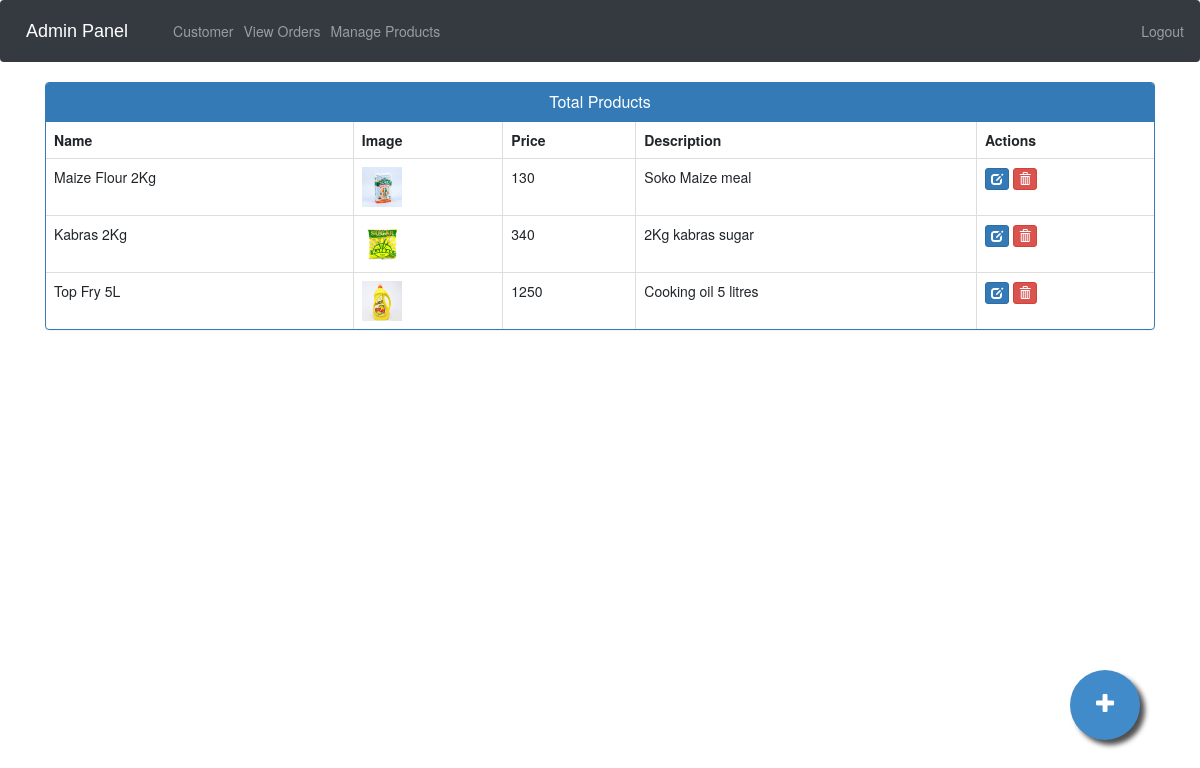
The page /admin-products (signed in) on the database its author committed.
### ecom/models.py (models this page shows, shortened)
class Product(models.Model):
    name=models.CharField(max_length=40)
    product_image= models.ImageField(upload_to='product_image/',null=True,blank=True)
    price = models.PositiveIntegerField()
    description=models.CharField(max_length=40)

### ecom/views.py (the view)
# urls.py: path('admin-products', views.admin_products_view,name='admin-products'),
@login_required(login_url='adminlogin')
def admin_products_view(request):
    products=models.Product.objects.all()
    return render(request,'ecom/admin_products.html',{'products':products})

### templates/ecom/admin_products.html (shortened to what this page needs)
{% extends 'ecom/admin_base.html' %}
{% load static %}
{% block content %}
<head>
  <link href="//netdna.bootstrapcdn.com/bootstrap/3.0.0/css/bootstrap.min.css" rel="stylesheet" id="bootstrap-css">
</head>
<div class="container">
  <div class="panel panel-primary">
    <div class="panel-heading">
      <h6 class="panel-title">Total Products</h6>
    </div>
    <table class="table table-hover table-bordered" id="dev-table">
      <thead>
        <tr>
          <th>Name</th>
          <th>Image</th>
          <th>Price</th>
          <th>Description</th>
          <th>Actions</th>
        </tr>
      </thead>
      {% for p in products %}
  {% if p %}
      <tr>
        <td> {{p.name}}</td>
        <td> <img src="{% static p.product_image.url %}" alt="Profile Pic" height="40px" width="40px" /></td>
        <td>{{p.price}}</td>
        <td>{{p.description}}</td>
        <td><a class="btn btn-primary btn-xs" href="{% url 'update-product' p.id  %}"><span class="glyphicon glyphicon-edit"></span></a>
          <a class="btn btn-danger btn-xs" href="{% url 'delete-product' p.id  %}"><span class="glyphicon glyphicon-trash"></span></a></td>
      </tr>
      {%else%}
      <br><br><br>
      <h1>No Products!!</h1>
      {% endif %}
      {% endfor %}
    </table>
  </div>
</div>
<a href="/admin-add-product" class="float">
<i class="fa fa-plus my-float"></i>
</a>
{% endblock content %}

### templates/ecom/admin_base.html (style rules this page uses)
.fa { font-size: 23px; width: 2em; height: 2em; text-align: center; text-decoration: none; margin: 5px 2px; border-radius: 50%; padding-top: 0.5em; }

### templates/ecom/admin_products.html (style rules this page uses)
a:link { text-decoration: none; }
h6 { text-align: center; }
.float { position:fixed; width:70px; height:70px; bottom:60px; right:60px; background-color:#428bca; color:#FFF; border-radius:50px; text-align:center; box-shadow: 5px 5px 5px #505050; }
.my-float { margin-top:22px; }
.fa { padding: 0em 0.5em; }

### rows shown on the page
Product: name "Maize Flour 2Kg", product_image (picture), price "130", description "Soko Maize meal"
Product: name "Kabras 2Kg", product_image (picture), price "340", description "2Kg kabras sugar"
Product: name "Top Fry 5L", product_image (picture), price "1250", description "Cooking oil 5 litres"
